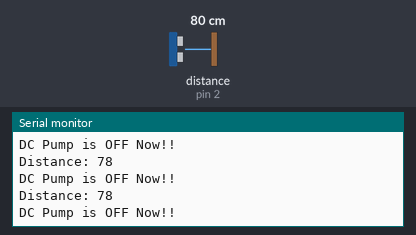
Recording of a sketch running on a simulated Arduino Uno, built with avr-gcc and run on an emulated ATmega328P. On the bench: the last lines printed to the serial monitor. Wiring (inferred from the names in the program): ultrasonic range finder: trigger pin 3; echo pin 2. The inputs (shaded band) are chosen by the test bench; at power-on: distance to the obstacle (sensor on pin 2) 80 cm. The echo pulse lasts 58.3 µs per cm.

Above: at 1.3 s.
1.4 s: distance to the obstacle (sensor on pin 2) set to 12 cm
At 1.83 s:
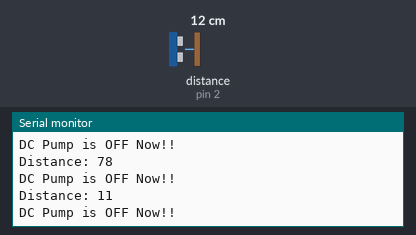
2.9 s: distance to the obstacle (sensor on pin 2) set to 9 cm
At 4.2 s:
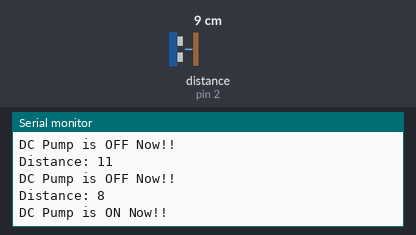
Timing chart, 0 to 5.9 s (numbered marks = the images above; inputs shaded):
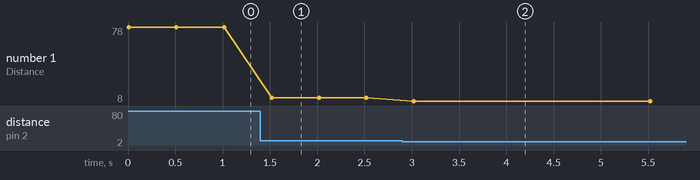

Measured:
- the behaviour switches between 11 and 10 cm on distance to the obstacle (sensor on pin 2) (found by bisection; images 1 and 2)
- after the input at 1.4 s, the serial monitor: prints a new line after 0.12 s (image 1)
- after the input at 2.9 s, the serial monitor: prints a new line after 0.12 s (image 2)
- plotted number 1: 78 → 11 after the input at 1.4 s, 11 → 8 after the input at 2.9 s

The sketch:

hand_sanitizer.ino
```cpp
const int trigPin = 3;
const int echoPin = 2;
#define DCwater_pump 8
    // defines pins
    long duration;
    int distance;
    void setup()
{
    pinMode(trigPin, OUTPUT); // Sets the trigPin as an Output
    pinMode(echoPin, INPUT); // Sets the echoPin as an Input
    pinMode(DCwater_pump, OUTPUT);
    Serial.begin(9600); // For serial communication
}
    void loop()
{
    digitalWrite(trigPin, LOW);
    delayMicroseconds(2);
    digitalWrite(trigPin, HIGH);
    delayMicroseconds(10);
    digitalWrite(trigPin, LOW);
    duration = pulseIn(echoPin, HIGH);
    //Distance calculation
    distance= duration*0.034/2;
    // Printinng the distance on the Serial Monitor
    Serial.print("Distance: ");
    Serial.println(distance);

 if (distance < 10)
{
 digitalWrite(DCwater_pump,HIGH);
 Serial.println("DC Pump is ON Now!!");
 delay(1500);
 digitalWrite(DCwater_pump, LOW);
 Serial.print("Pump OFF");
 delay(1000);
}
else
{
 digitalWrite(DCwater_pump,LOW);
 Serial.println("DC Pump is OFF Now!!");
 delay(500);

}
}
```
